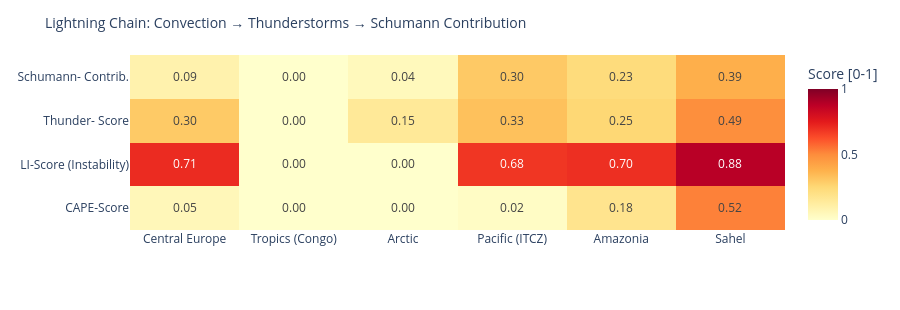

The cell this chart's notebook holds for it:
### Code cell
# ============================================================
# LIGHTNING CHAIN: Convection → Thunderstorms → Schumann
# Shows the causal chain per measurement point as heatmap
# ============================================================

def cape_score(v):
    """CAPE → normalized score [0,1]"""
    if v is None or pd.isna(v): return 0.0
    return min(1.0, float(v) / 3000)

def li_score(v):
    """Lifted Index: negative = unstable → score [0,1]"""
    if v is None or pd.isna(v): return 0.3
    return min(1.0, max(0.0, (-float(v) + 6) / 12))

def cloud_score(v):
    if v is None or pd.isna(v): return 0.3
    return float(v) / 100

def thunder_score(row):
    """Kombinierter Gewitterwahrscheinlichkeits-Score
    CAPE + LI + Bedeckung + WMO-Gewitter + konvektiver Niederschlag (showers)
    Hinweis: X-Ray und Kp sind kein Bestandteil – nur geomagn./solarer Kontext.
    """
    cs = cape_score(row.get('cape'))
    ls = li_score(row.get('li'))
    cl = cloud_score(row.get('cloud'))
    t  = 1.0 if row.get('thunderstorm') else 0.0
    # Convective precipitation (showers) as additional indicator
    sh = min(1.0, (row.get('showers') or 0) / 5.0)
    return round(cs * 0.30 + ls * 0.25 + cl * 0.15 + t * 0.20 + sh * 0.10, 3)

def schumann_contribution(t_score, lat):
    """Schumann contribution: higher in tropics (±30°), scaled by thunderstorm score"""
    lat_weight = max(0.3, 1.0 - abs(lat) / 60)
    return round(t_score * lat_weight, 3)

df_atm['cape_score']   = df_atm.apply(lambda r: cape_score(r['cape']), axis=1)
df_atm['li_score']     = df_atm.apply(lambda r: li_score(r['li']),    axis=1)
df_atm['thunder_score']= df_atm.apply(lambda r: thunder_score(r.to_dict()), axis=1)
df_atm['schumann_contribution'] = df_atm.apply(
    lambda r: schumann_contribution(r['thunder_score'], r['lat']), axis=1)

metrics = ['cape_score', 'li_score', 'thunder_score', 'schumann_contribution']
labels  = ['CAPE-Score', 'LI-Score\n(Instability)', 'Thunder-\nScore', 'Schumann-\nContrib.']
z_data  = [df_atm[m].tolist() for m in metrics]

fig = go.Figure(go.Heatmap(
    z=z_data,
    x=df_atm['point'].tolist(),
    y=labels,
    colorscale='YlOrRd',
    zmin=0, zmax=1,
    text=[[f'{v:.2f}' for v in row] for row in z_data],
    texttemplate='%{text}', textfont=dict(size=12),
    colorbar=dict(title='Score [0-1]')
))
fig.update_layout(
    title=dict(text='Lightning Chain: Convection → Thunderstorms → Schumann Contribution', font=dict(size=14)),
    height=310,
    plot_bgcolor='rgba(0,0,0,0)', paper_bgcolor='rgba(0,0,0,0)',
    margin=dict(l=130, r=80, t=55, b=80)
)
fig.show()

### Figure 1 — Plotly figure (JSON) as saved in the notebook; plotly's stock layout.template omitted (floating-point values rounded to 4 significant figures)
{"data": [{"colorbar": {"title": {"text": "Score [0-1]"}}, "colorscale": [[0.0, "rgb(255,255,204)"], [0.125, "rgb(255,237,160)"], [0.25, "rgb(254,217,118)"], [0.375, "rgb(254,178,76)"], [0.5, "rgb(253,141,60)"], [0.625, "rgb(252,78,42)"], [0.75, "rgb(227,26,28)"], [0.875, "rgb(189,0,38)"], [1.0, "rgb(128,0,38)"]], "text": [["0.05", "0.00", "0.00", "0.02", "0.18", "0.52"], ["0.71", "0.00", "0.00", "0.68", "0.70", "0.88"], ["0.30", "0.00", "0.15", "0.33", "0.25", "0.49"], ["0.09", "0.00", "0.04", "0.30", "0.23", "0.39"]], "textfont": {"size": 12}, "texttemplate": "%{text}", "type": "heatmap", "x": ["Central Europe", "Tropics (Congo)", "Arctic", "Pacific (ITCZ)", "Amazonia", "Sahel"], "y": ["CAPE-Score", "LI-Score\n(Instability)", "Thunder-\nScore", "Schumann-\nContrib."], "z": [[0.05333, 0.0, 0.0, 0.02, 0.18, 0.5233], [0.7083, 0.0, 0.0, 0.6833, 0.7, 0.8833], [0.297, 0.0, 0.15, 0.327, 0.253, 0.493], [0.089, 0.0, 0.045, 0.3, 0.232, 0.386]], "zmax": 1, "zmin": 0}], "layout": {"height": 310, "margin": {"b": 80, "l": 130, "r": 80, "t": 55}, "paper_bgcolor": "rgba(0,0,0,0)", "plot_bgcolor": "rgba(0,0,0,0)", "title": {"font": {"size": 14}, "text": "Lightning Chain: Convection → Thunderstorms → Schumann Contribution"}}}
